Frame 1 (no input): blank canvas, image omitted
Frame 60 (the mouse pressed at the canvas centre just before this capture): blank canvas, image omitted
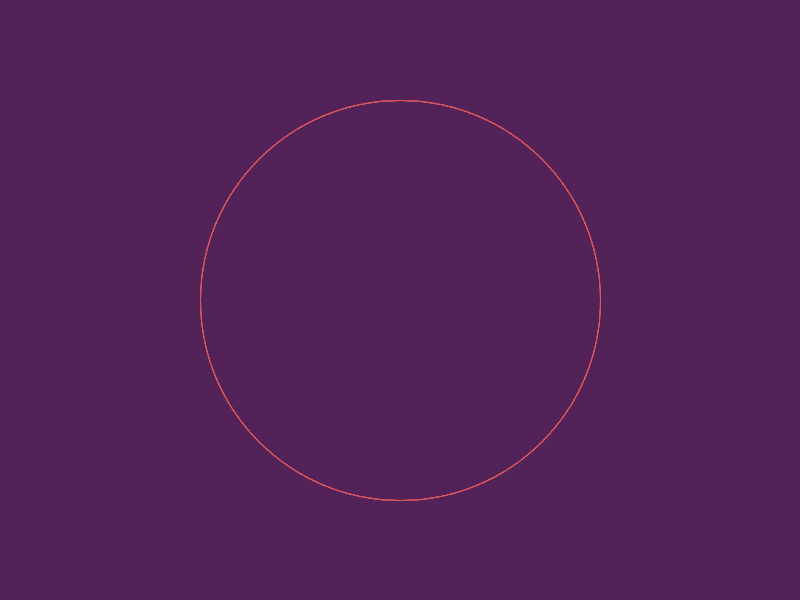
Frame 120 (the mouse held since frame 60 and released just before this capture)

The Processing sketch whose frames 1 and 60 were blank and that drew this single picture after the mouse press (run headless with seeded random() and noise(); from frame 60 on, the mouse is pressed at the canvas centre):

// Processing sketch: w2_stp18
// ── w2_stp18.pde
void setup() {
  size(800, 600);
  background(82, 34, 88);
}

void draw() {
  noFill();
  stroke(217, 95, 89, 16);
  circle(width / 2, height / 2, mouseX);
}

void mousePressed() {
  background(82, 34, 88);
}
